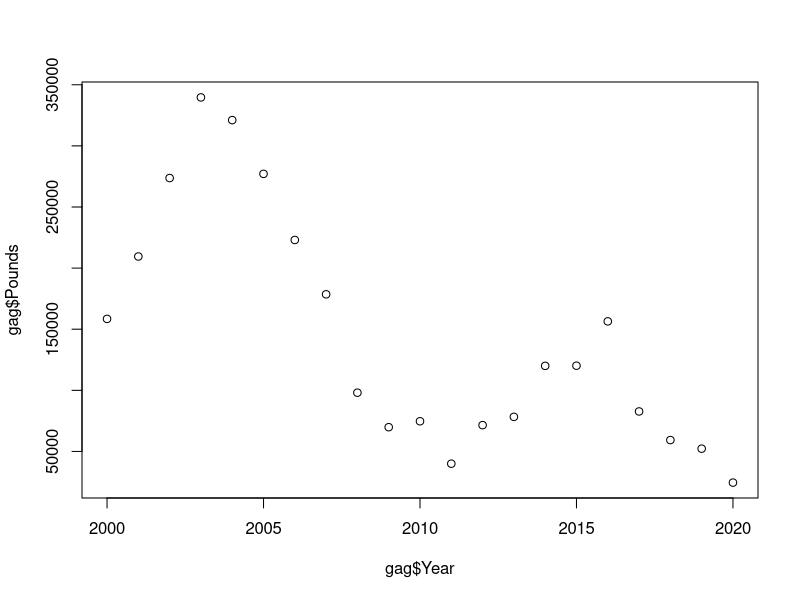
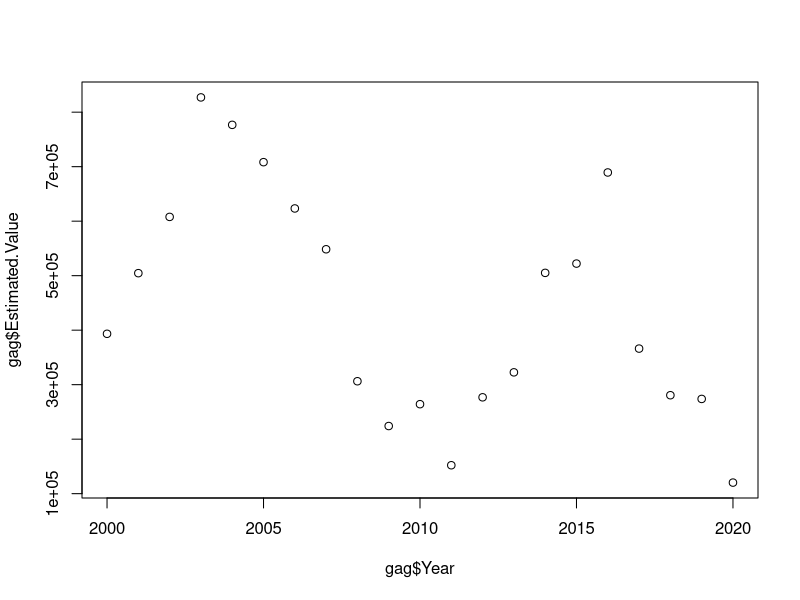
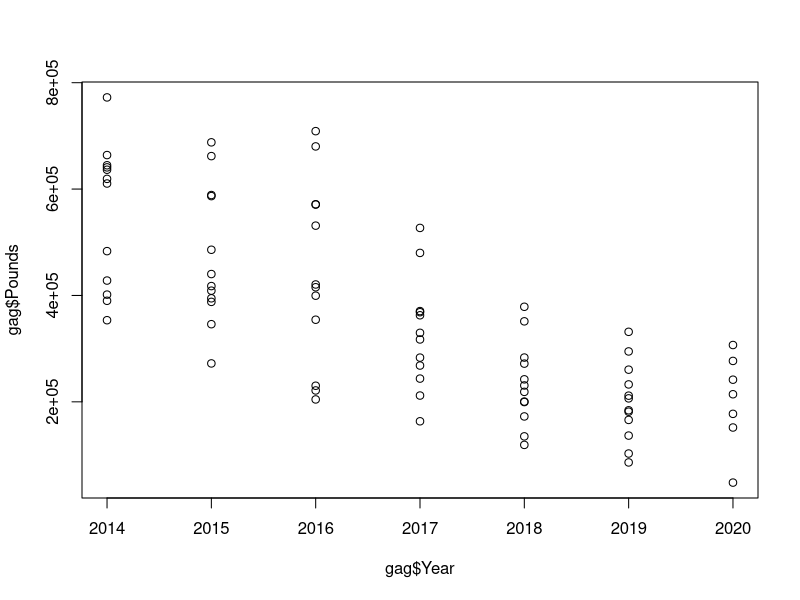
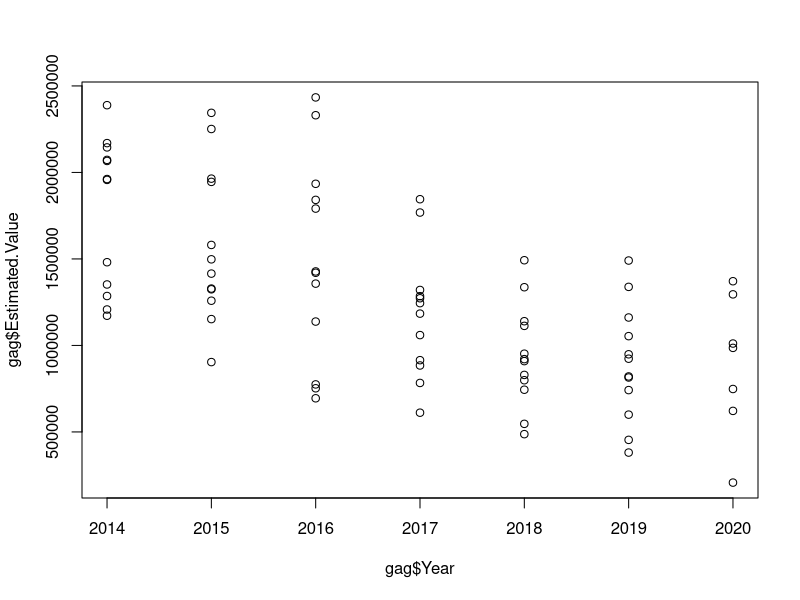
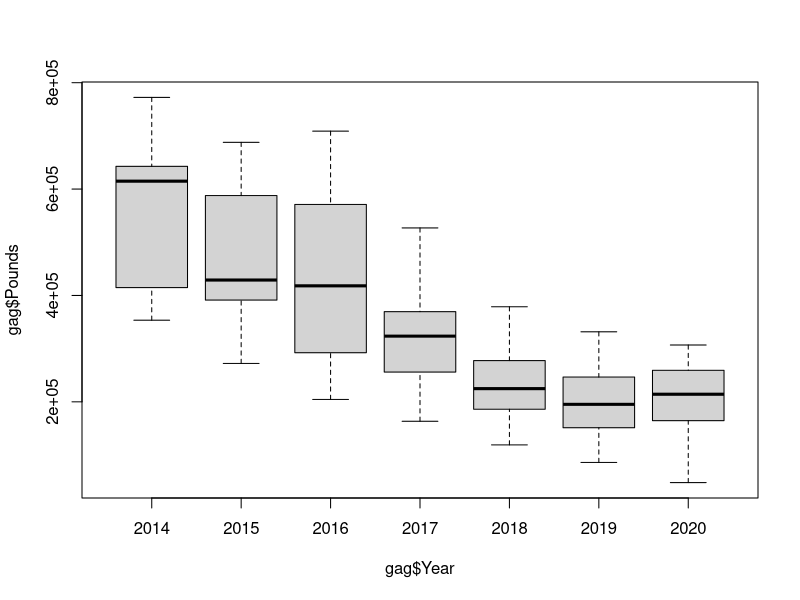
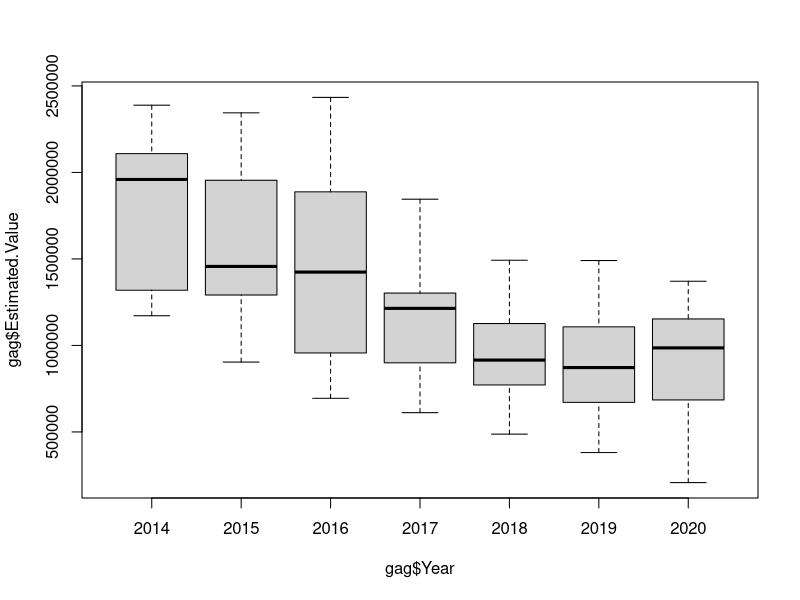
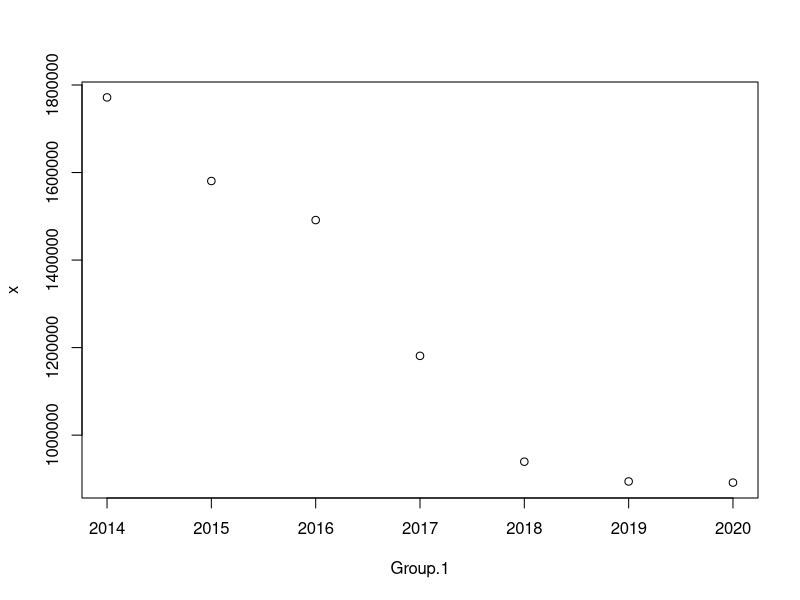
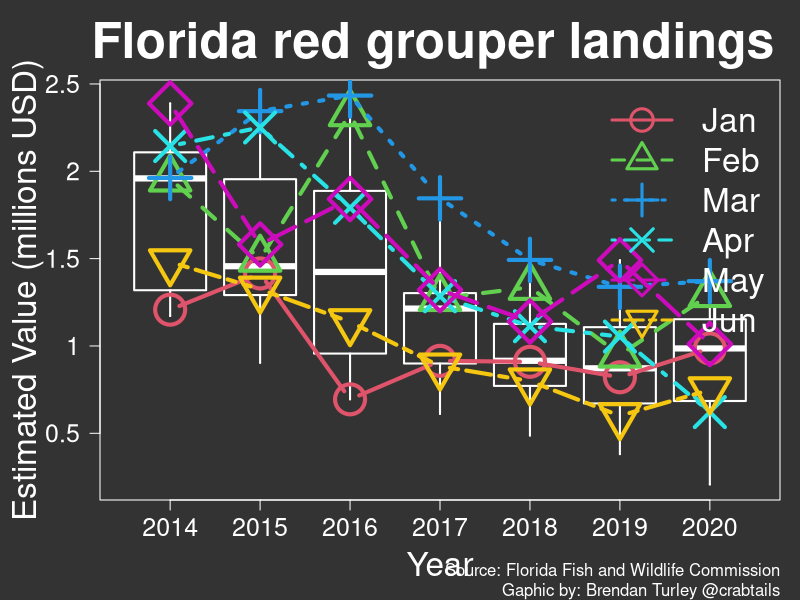

R code for these plots, in order:
library(lubridate)

setwd('~/Documents/R/Github/FL_seafood_landings/data')

### load data, skip first 9 lines because they are metadata
data <- read.csv('fl_landings_year.csv',skip=9)
### make some factors for easier parsing
data$Area.Description <- as.factor(data$Area.Description)
data$Species <- as.factor(data$Species)
### pull out Gag Grouper
ind_gag <- grep('gag',data$Species,ignore.case = T)
### pull out Ft Myers
ind_FM <- grep('fort myers',data$Area.Description,ignore.case = T)
### pull out Gag landed in Fort Myers
ind_FM_gag <- base::intersect(ind_gag,ind_FM)

gag <- data[ind_FM_gag,]

plot(gag$Year,gag$Pounds)
plot(gag$Year,gag$Estimated.Value)


### data by month
data <- read.csv('fl_landings_month.csv',skip=9)
data <- data[data$Year>2013,]
ind_gag <- grep('grouper, red',data$Species,ignore.case = T)
ind_ytd <- which(data$Month=='January' |
                      data$Month=='February' |
                      data$Month=='March' |
                      data$Month=='April' |
                      data$Month=='May' |
                      data$Month=='June')
### pull out Gag landed in year to date
ind_gag_ytd <- base::intersect(ind_gag,ind_ytd)
gag <- data[ind_gag,]
# gag <- data[ind_gag_ytd,]
# gag <- data
sum_agg <- aggregate(gag$Estimated.Value,by=list(gag$Year,gag$Month),sum,na.rm=T)


plot(gag$Year,gag$Pounds)
plot(gag$Year,gag$Estimated.Value)

boxplot(gag$Pounds~gag$Year)
boxplot(gag$Estimated.Value~gag$Year)

mths <- unique(gag$Month)
# plot(0,0,xlim=c(2013,2021),ylim=c(1e5,25e5))
setwd('~/Documents/R/Github/FL_seafood_landings/figures')
png('gouper_landings.png',width=12,height=10,units='in',res=300)
par(bg='gray20',mar=c(5,5,4,1))
b <- boxplot(gag$Estimated.Value~gag$Year,
             at=2014:2020,
             col='gray20',variwidth=T,border='white',
             xlab='Year',ylab='Estimated Value (millions USD)',
             staplewex=0,lty=1,lwd=2,axes=F,col.lab='white',cex.lab=2)
axis(1, col="white", col.ticks="white", col.axis="white", cex.axis=1.5)
axis(2, seq(5e5,25e5,5e5), seq(.5,2.5,.5), col="white", col.ticks="white", col.axis="white", cex.axis=1.5,las=1)
title('Florida red grouper landings ',cex.main=3,col.main='white')
mtext('Source: Florida Fish and Wildlife Commission',
      line=3,side=1,adj=1,cex=1,col='white')
mtext('Gaphic by: Brendan Turley @crabtails',
      line=4,side=1,adj=1,cex=1,col='white')
box(col='white')
for(i in 1:6){
  temp <- gag[gag$Month==mths[i],]
  points(temp$Year,temp$Estimated.Value,
         col=(i+1),pch=i,lty=i,typ='b',lwd=4,cex=4)
}
legend('topright',
       c('Jan','Feb','Mar','Apr','May','Jun'),
       pch=1:6,col=2:7,bty='n',cex=2,lwd=3,text.col='white',pt.cex=3,lty=1:6)
dev.off()
# median_agg <- aggregate(gag$Estimated.Value,by=list(gag$Year),median,na.rm=T)
# points(median_agg$Group.1,median_agg$x,pch='-',cex=2,lwd=3)

sum_agg <- aggregate(gag$Estimated.Value,by=list(gag$Year),mean,na.rm=T)
plot(sum_agg)
